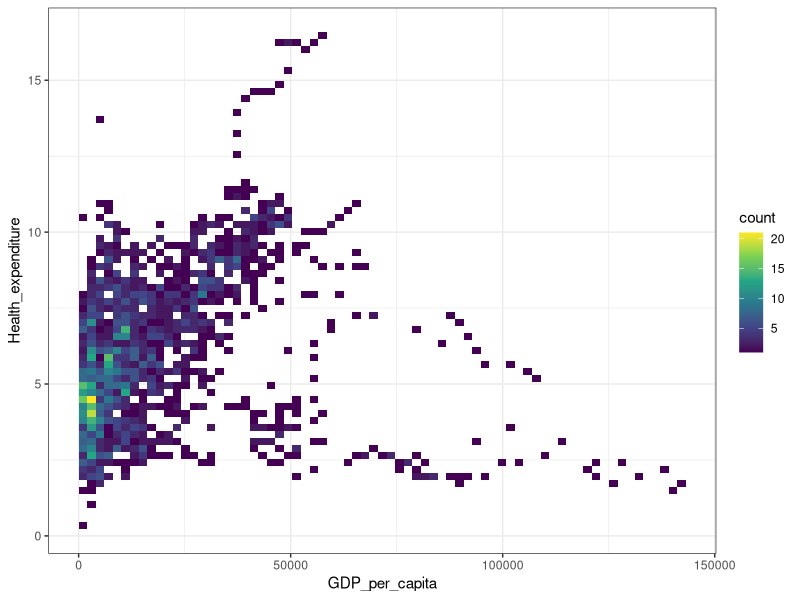

This chart was generated by the following R code:
install.packages("tidyverse", dependencies = TRUE)
library(tidyverse)
library(ggplot2)
getwd()
lifeExpectancy <- read.csv("./Life_Expectancy_00_15.csv", sep = ",")
# meteo = subset(meteo, temperature != -50)
# a = meteo[order(meteo$temperature), ]

ggplot(lifeExpectancy, aes(x=GDP_per_capita, y=Health_expenditure)) +  geom_bin2d(bins = 70) +
  scale_fill_continuous(type = "viridis") +
  theme_bw()
